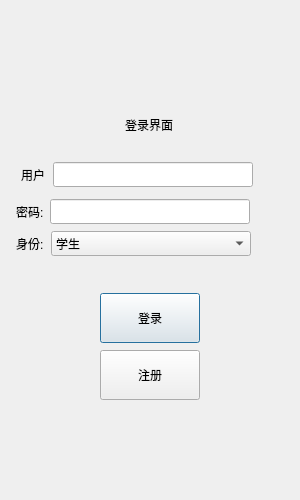
<?xml version="1.0" encoding="UTF-8"?>
<ui version="4.0">
 <class>LoginDialog</class>
 <widget class="QDialog" name="LoginDialog">
  <property name="geometry">
   <rect>
    <x>0</x>
    <y>0</y>
    <width>300</width>
    <height>500</height>
   </rect>
  </property>
  <property name="minimumSize">
   <size>
    <width>300</width>
    <height>500</height>
   </size>
  </property>
  <property name="maximumSize">
   <size>
    <width>300</width>
    <height>500</height>
   </size>
  </property>
  <property name="windowTitle">
   <string>登录界面</string>
  </property>
  <layout class="QVBoxLayout" name="verticalLayout_2">
   <item>
    <layout class="QVBoxLayout" name="verticalLayout">
     <property name="spacing">
      <number>7</number>
     </property>
     <property name="leftMargin">
      <number>5</number>
     </property>
     <property name="topMargin">
      <number>5</number>
     </property>
     <property name="rightMargin">
      <number>5</number>
     </property>
     <property name="bottomMargin">
      <number>5</number>
     </property>
     <item>
      <layout class="QHBoxLayout" name="horizontalLayout_5">
       <item>
        <widget class="QLabel" name="label">
         <property name="maximumSize">
          <size>
           <width>50</width>
           <height>50</height>
          </size>
         </property>
         <property name="text">
          <string>登录界面</string>
         </property>
        </widget>
       </item>
      </layout>
     </item>
     <item>
      <layout class="QHBoxLayout" name="horizontalLayout">
       <property name="leftMargin">
        <number>5</number>
       </property>
       <property name="topMargin">
        <number>5</number>
       </property>
       <property name="rightMargin">
        <number>5</number>
       </property>
       <property name="bottomMargin">
        <number>5</number>
       </property>
       <item>
        <widget class="QLabel" name="user_label">
         <property name="minimumSize">
          <size>
           <width>25</width>
           <height>25</height>
          </size>
         </property>
         <property name="text">
          <string>用户:</string>
         </property>
        </widget>
       </item>
       <item>
        <widget class="QLineEdit" name="user_edit">
         <property name="minimumSize">
          <size>
           <width>200</width>
           <height>25</height>
          </size>
         </property>
         <property name="maximumSize">
          <size>
           <width>200</width>
           <height>16777215</height>
          </size>
         </property>
        </widget>
       </item>
       <item>
        <spacer name="horizontalSpacer_5">
         <property name="orientation">
          <enum>Qt::Orientation::Horizontal</enum>
         </property>
         <property name="sizeType">
          <enum>QSizePolicy::Policy::Maximum</enum>
         </property>
         <property name="sizeHint" stdset="0">
          <size>
           <width>50</width>
           <height>20</height>
          </size>
         </property>
        </spacer>
       </item>
      </layout>
     </item>
     <item>
      <layout class="QHBoxLayout" name="horizontalLayout_2">
       <item>
        <widget class="QLabel" name="label_2">
         <property name="minimumSize">
          <size>
           <width>25</width>
           <height>0</height>
          </size>
         </property>
         <property name="text">
          <string>密码:</string>
         </property>
        </widget>
       </item>
       <item>
        <widget class="QLineEdit" name="pwd_edit">
         <property name="minimumSize">
          <size>
           <width>200</width>
           <height>25</height>
          </size>
         </property>
         <property name="maximumSize">
          <size>
           <width>200</width>
           <height>16777215</height>
          </size>
         </property>
        </widget>
       </item>
       <item>
        <spacer name="horizontalSpacer_6">
         <property name="orientation">
          <enum>Qt::Orientation::Horizontal</enum>
         </property>
         <property name="sizeType">
          <enum>QSizePolicy::Policy::Maximum</enum>
         </property>
         <property name="sizeHint" stdset="0">
          <size>
           <width>35</width>
           <height>20</height>
          </size>
         </property>
        </spacer>
       </item>
      </layout>
     </item>
     <item>
      <layout class="QHBoxLayout" name="horizontalLayout_6">
       <item>
        <widget class="QLabel" name="label_3">
         <property name="text">
          <string>身份:</string>
         </property>
        </widget>
       </item>
       <item>
        <widget class="QComboBox" name="identityChose">
         <property name="minimumSize">
          <size>
           <width>200</width>
           <height>25</height>
          </size>
         </property>
         <item>
          <property name="text">
           <string>学生</string>
          </property>
         </item>
         <item>
          <property name="text">
           <string>老师</string>
          </property>
         </item>
         <item>
          <property name="text">
           <string>负责人</string>
          </property>
         </item>
        </widget>
       </item>
       <item>
        <spacer name="horizontalSpacer_7">
         <property name="orientation">
          <enum>Qt::Orientation::Horizontal</enum>
         </property>
         <property name="sizeHint" stdset="0">
          <size>
           <width>40</width>
           <height>20</height>
          </size>
         </property>
        </spacer>
       </item>
      </layout>
     </item>
     <item>
      <spacer name="verticalSpacer">
       <property name="orientation">
        <enum>Qt::Orientation::Vertical</enum>
       </property>
       <property name="sizeType">
        <enum>QSizePolicy::Policy::Maximum</enum>
       </property>
       <property name="sizeHint" stdset="0">
        <size>
         <width>20</width>
         <height>30</height>
        </size>
       </property>
      </spacer>
     </item>
     <item>
      <layout class="QHBoxLayout" name="horizontalLayout_3">
       <item>
        <spacer name="horizontalSpacer">
         <property name="orientation">
          <enum>Qt::Orientation::Horizontal</enum>
         </property>
         <property name="sizeHint" stdset="0">
          <size>
           <width>40</width>
           <height>20</height>
          </size>
         </property>
        </spacer>
       </item>
       <item>
        <widget class="QPushButton" name="loginBtn">
         <property name="minimumSize">
          <size>
           <width>100</width>
           <height>50</height>
          </size>
         </property>
         <property name="text">
          <string>登录</string>
         </property>
        </widget>
       </item>
       <item>
        <spacer name="horizontalSpacer_2">
         <property name="orientation">
          <enum>Qt::Orientation::Horizontal</enum>
         </property>
         <property name="sizeHint" stdset="0">
          <size>
           <width>40</width>
           <height>20</height>
          </size>
         </property>
        </spacer>
       </item>
      </layout>
     </item>
     <item>
      <layout class="QHBoxLayout" name="horizontalLayout_4">
       <item>
        <spacer name="horizontalSpacer_3">
         <property name="orientation">
          <enum>Qt::Orientation::Horizontal</enum>
         </property>
         <property name="sizeHint" stdset="0">
          <size>
           <width>40</width>
           <height>20</height>
          </size>
         </property>
        </spacer>
       </item>
       <item>
        <widget class="QPushButton" name="regBtn">
         <property name="minimumSize">
          <size>
           <width>100</width>
           <height>50</height>
          </size>
         </property>
         <property name="text">
          <string>注册</string>
         </property>
        </widget>
       </item>
       <item>
        <spacer name="horizontalSpacer_4">
         <property name="orientation">
          <enum>Qt::Orientation::Horizontal</enum>
         </property>
         <property name="sizeHint" stdset="0">
          <size>
           <width>40</width>
           <height>20</height>
          </size>
         </property>
        </spacer>
       </item>
      </layout>
     </item>
    </layout>
   </item>
  </layout>
 </widget>
 <resources/>
 <connections/>
</ui>
